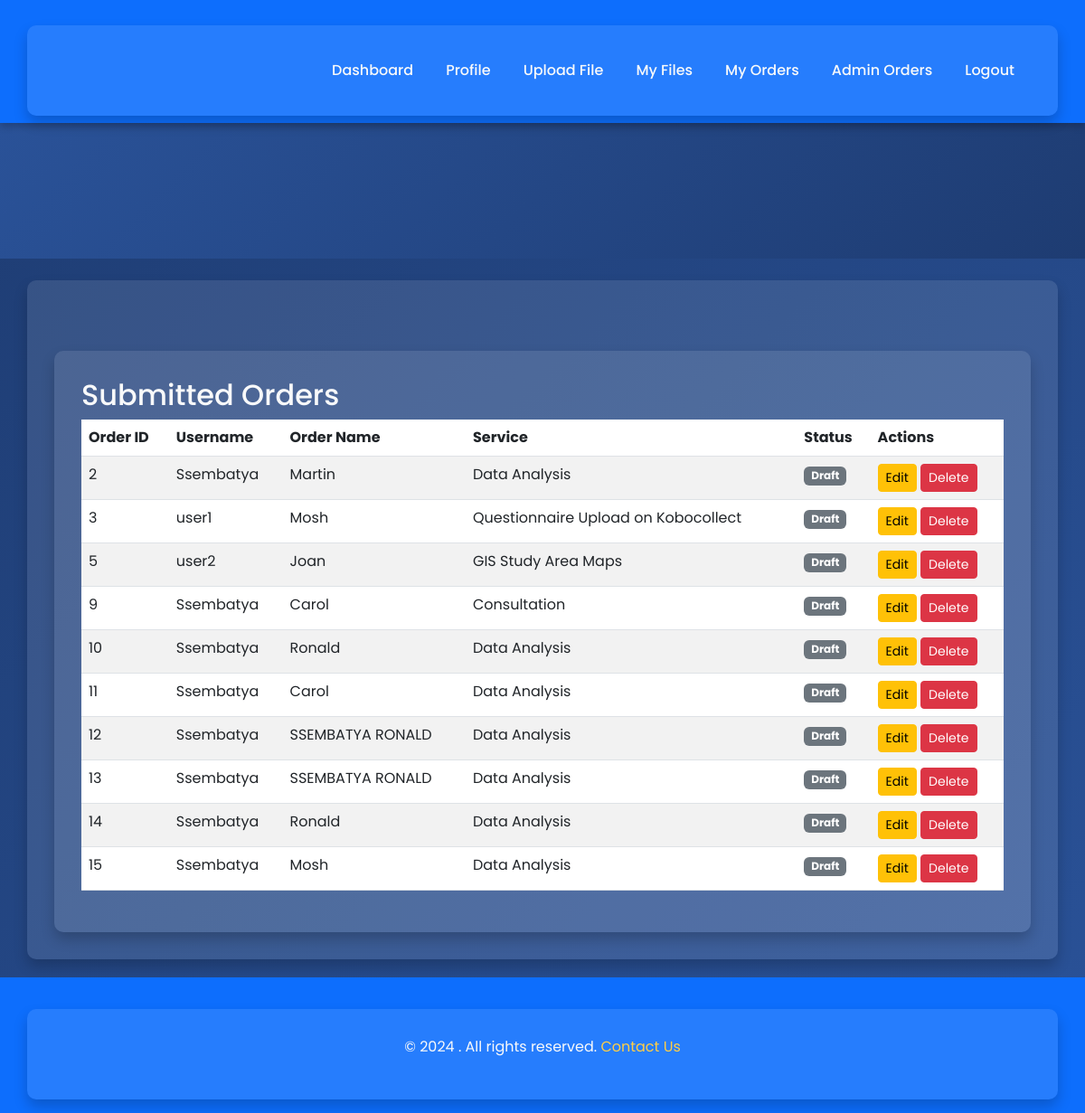
Page /admin/orders (signed in) on the earlier database version.
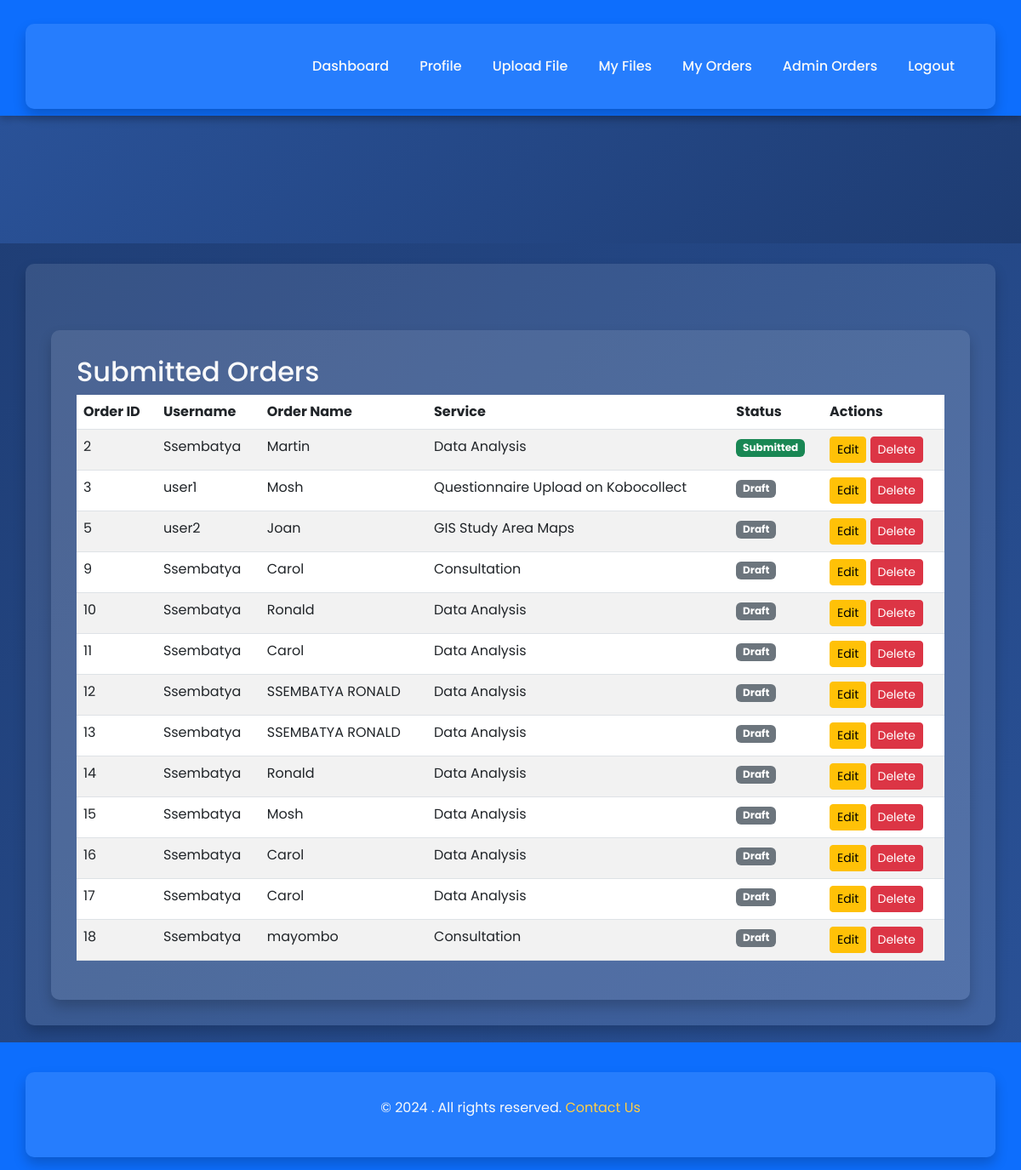
Same page on the later database version.
### tables this page shows
CREATE TABLE orders (
            id INTEGER PRIMARY KEY AUTOINCREMENT,
            user_id INTEGER,
            name TEXT,
            service TEXT
        , status TEXT DEFAULT 'draft');

CREATE TABLE users (
id INTEGER PRIMARY KEY AUTOINCREMENT,
username TEXT UNIQUE,
password TEXT,
 email TEXT,
phone_number TEXT,
is_admin INTEGER DEFAULT 0
);

### app.py (the view)
@app.route('/admin/orders')
@login_required
def admin_orders():
    if not current_user.is_admin:
        flash("Access denied.", "danger")
        return redirect(url_for('index'))
    conn = sqlite3.connect('database.db')
    cursor = conn.cursor()
    cursor.execute("""
        SELECT orders.id, users.username, orders.name, orders.service, orders.status
        FROM orders
        JOIN users ON orders.user_id = users.id
    """)
    orders = cursor.fetchall()
    conn.close()
    print("Admin Orders Fetched:", orders)
    return render_template('admin_orders.html', orders=orders)

### app.py (called while the page is built)
@login_manager.user_loader
def load_user(user_id):
    conn = sqlite3.connect('database.db')
    cursor = conn.cursor()
    cursor.execute("SELECT id, username, is_admin FROM users WHERE id = ?", (user_id,))
    user = cursor.fetchone()
    conn.close()
    if user:
        return User(id=user[0], username=user[1], is_admin=user[2])
    return None

### templates/admin_orders.html
{% extends "base.html" %}
{% block content %}
<div class="container mt-5">
    <h2>Submitted Orders</h2>
    {% if orders %}
    <table class="table table-striped">
        <thead>
            <tr>
                <th>Order ID</th>
                <th>Username</th>
                <th>Order Name</th>
                <th>Service</th>
                <th>Status</th>
                <th>Actions</th>
            </tr>
        </thead>
        <tbody>
            {% for order in orders %}
            <tr>
                <td>{{ order[0] }}</td>
                <td>{{ order[1] }}</td>
                <td>{{ order[2] }}</td>
                <td>{{ order[3] }}</td>
                <td>
                    {% if order[4] == 'submitted' %}
                        <span class="badge bg-success">Submitted</span>
                    {% else %}
                        <span class="badge bg-secondary">Draft</span>
                    {% endif %}
                </td>
                <td>
                    <a href="/order/edit/{{ order[0] }}" class="btn btn-warning btn-sm">Edit</a>
                    <form action="/order/delete/{{ order[0] }}" method="post" style="display:inline;">
                        <button type="submit" class="btn btn-danger btn-sm">Delete</button>
                    </form>
                </td>
            </tr>
            {% endfor %}
        </tbody>
    </table>
    {% else %}
    <p class="text-center">No submitted orders found.</p>
    {% endif %}
</div>
{% endblock %}

### templates/base.html (shortened to what this page needs)
<!DOCTYPE html>
<html lang="en">
<head>
    <link href="https://cdn.jsdelivr.net/npm/bootstrap@5.3.0/dist/css/bootstrap.min.css" rel="stylesheet">
</head>
<body>
    <nav class="navbar navbar-expand-lg navbar-dark">
        <div class="container">
            <div class="collapse navbar-collapse" id="navbarNav">
                <ul class="navbar-nav ms-auto">
                    {% if current_user.is_authenticated %}
                        <li class="nav-item"><a class="nav-link" href="/">Dashboard</a></li>
                        <li class="nav-item"><a class="nav-link" href="/profile">Profile</a></li>
                        <li class="nav-item"><a class="nav-link" href="/upload">Upload File</a></li>
                        <li class="nav-item"><a class="nav-link" href="/files">My Files</a></li>
                        <li class="nav-item"><a class="nav-link" href="/user/orders">My Orders</a></li>
                        {% if current_user.is_admin %}
                            <li class="nav-item"><a class="nav-link" href="/admin/orders">Admin Orders</a></li>
                        {% endif %}
                        <li class="nav-item"><a class="nav-link" href="/logout">Logout</a></li>
                    {% else %}
                        <li class="nav-item"><a class="nav-link" href="/login">Login</a></li>
                        <li class="nav-item"><a class="nav-link" href="/register">Register</a></li>
                    {% endif %}
                </ul>
            </div>
        </div>
    </nav>
    <div class="hero-section">
    </div>
    <div class="container mt-4">
        {% block content %}{% endblock %}
    </div>
    <footer>
        <div class="container">
            <p>&copy; 2024 {{ company_name }}. All rights reserved. <a href="/contact">Contact Us</a></p>
        </div>
    </footer>
</body>
</html>

### templates/base.html (style rules this page uses)
body { font-family: 'Poppins', sans-serif; margin: 0; padding: 0; background: linear-gradient(135deg, #1e3c72, #2a5298); color: #f8f9fa; }
.navbar { background-color: #0d6efd; color: #fff; box-shadow: 0 4px 8px rgba(0, 0, 0, 0.2); }
.navbar-nav .nav-link { color: #f8f9fa !important; margin: 0 10px; font-weight: 500; }
.hero-section { text-align: center; padding: 60px 20px; background: linear-gradient(135deg, #2a5298, #1e3c72); color: #ffffff; text-shadow: 1px 1px 5px rgba(0, 0, 0, 0.8); }
.container { background: rgba(255, 255, 255, 0.1); color: #f8f9fa; border-radius: 10px; padding: 30px; box-shadow: 0 8px 15px rgba(0, 0, 0, 0.2); margin-top: 20px; }
footer { background-color: #0d6efd; color: #ffffff; text-align: center; padding: 15px 0; margin-top: 20px; }
footer a { color: #ffce45; text-decoration: none; }

Differences in the rows shown:
changed orders "Martin": status "Draft" → "Submitted"
added orders: id "16", username "Ssembatya", name "Carol", service "Data Analysis", status "Draft"
added orders: id "17", username "Ssembatya", name "Carol", service "Data Analysis", status "Draft"
added orders: id "18", username "Ssembatya", name "mayombo", service "Consultation", status "Draft"
